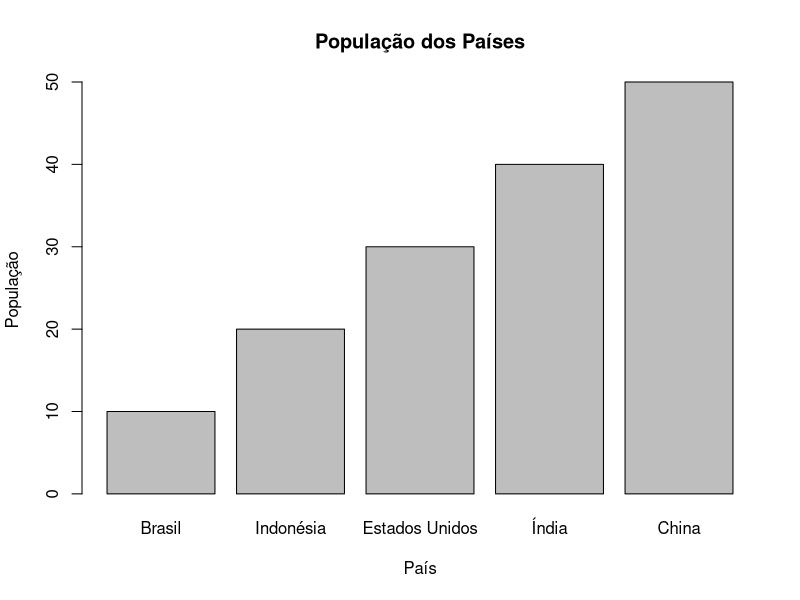

Write the R code that produced this figure.
## ---- chunk 1

knitr::opts_chunk$set(
 
  collapse = TRUE,

  comment  = "#>",

  class.source = "watch-out",

  fig.height = 10,

  fig.width = 10,

  fig.align = "center"

)

require(tidyverse)
## ---- chunk 2
x1 <- c("Dec", "Apr", "Jan", "Mar")
typeof(x1)
## ---- chunk 3
        x2 <- c("Dec", "Apr", "Jam", "Mar")
## ---- chunk 4
        sort(x1)
## ---- chunk 5
(month_levels = month.abb)
(y1 <- factor(x1, levels = month_levels))
sort(y1)
levels(y1)
## ---- chunk 6
factor(x1)
## ---- chunk 7
y2 <- factor(x2, levels = month_levels)
y2
## ---- chunk 8
forcats::fct(x1)
forcats::fct(x1, levels = month_levels)
## ---- chunk 9
# Criando um fator com os meses 
meses_ordenados = factor(month.abb,levels = month.abb)
meses_ordenados
# Reordenando os níveis para iniciar com "Domingo"
meses_reordenados <- fct_relevel(meses_ordenados, "Dec")
meses_reordenados
## ---- chunk 10
frutas <- factor(c("Maçã", "Banana", "Laranja", "Pera", "Uva", "Banana", "Banana", "Laranja", "Maçã", "Maçã"))

# Reordenando os níveis com base na frequência
frutas_reordenadas <- forcats::fct_infreq(frutas)

# Verificando os níveis reordenados
levels(frutas_reordenadas)
table(frutas)
## ---- chunk 11
frutas <- factor(c("Maçã", "Banana", "Laranja", "Pera", "Uva", "Banana", "Banana", "Laranja", "Maçã", "Maçã"))

forcats::fct_inorder(frutas)

## ---- chunk 12
library(forcats)

# Exemplo de dados com nomes de países e suas populações
paises <- c("Brasil", "China", "Estados Unidos", "Índia", "Indonésia")
populacao <- c(10, 50, 30, 40, 20)
factor(paises)
# Criando um fator ordenado com os países, ordenados pela população
paises_ord <- forcats::fct_reorder(factor(paises), populacao)
paises_ord
# Plotando um gráfico de barras da população dos países
barplot(sort(populacao), names.arg = levels(paises_ord), xlab = "País", ylab = "População", main = "População dos Países")

